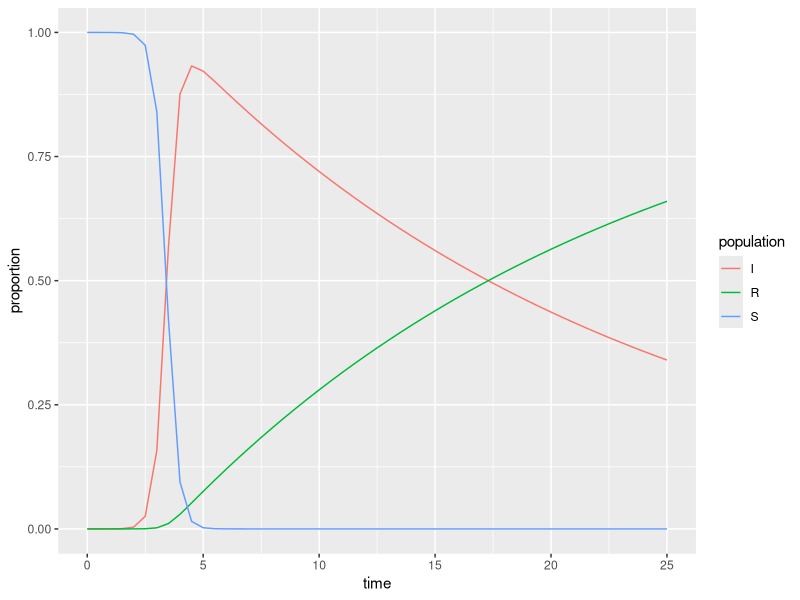

Source code (R):
## ---- chunk 1
knitr::opts_chunk$set(echo = TRUE)
library(tidyverse)
library(deSolve)
## ---- chunk 2
### Specify parameters

## Proportion in each compartment: Susceptible 0.999999, Infected 0.000001, Recovered 0 (these are directly from the example linked above)
init <- c(S = 1-1e-6, I = 1e-6, R = 0.0)

## beta: infection parameter; gamma: recovery parameter
# changed infection parameter from 2.316 to 4
# changed recovery parameter from 0.261 to 0.05
parameters <- c(beta = 4, gamma = 0.05)

## Time frame
# changed time frame to 25 from 100
times      <- seq(0, 25, by = 0.5)
## ---- chunk 3
## Build the function with all 
sir <- function(time, state, parameters) {

  with(as.list(c(state, parameters)), {

    dS <- -beta * S * I
    dI <-  beta * S * I - gamma * I
    dR <-  gamma * I
    
    return(list(c(dS, dI, dR)))
  })
}
## ---- chunk 4
## Solve using `deSolve::ode()`
approximation <- ode(y = init, times = times, func = sir, parms = parameters)
## ---- chunk 5
## Get output into a data frame
approx_df <- as.data.frame(approximation)

## Pivot longer so R will do the work for us: 
approx_long <- approx_df %>% 
  pivot_longer(cols = S:R, names_to = "population", values_to = "proportion")

## ---- chunk 6
ggplot(data = approx_long, aes(x = time, y = proportion)) +
  geom_line(aes(color = population))
